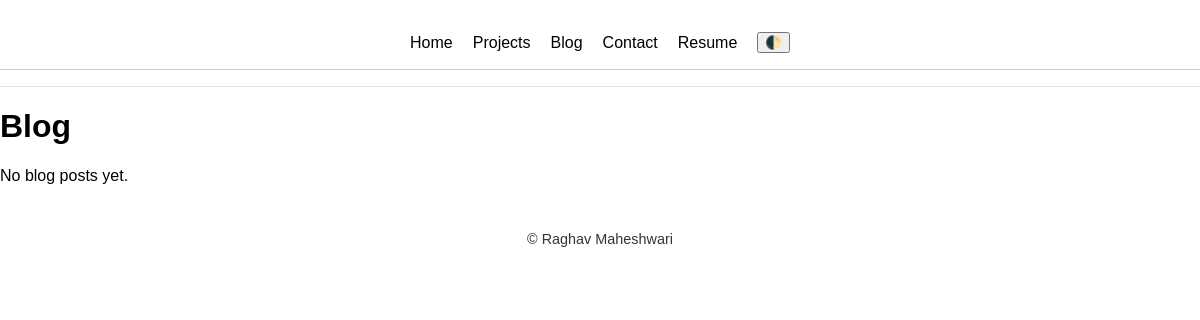
The page /blog/ on the database as committed earlier.
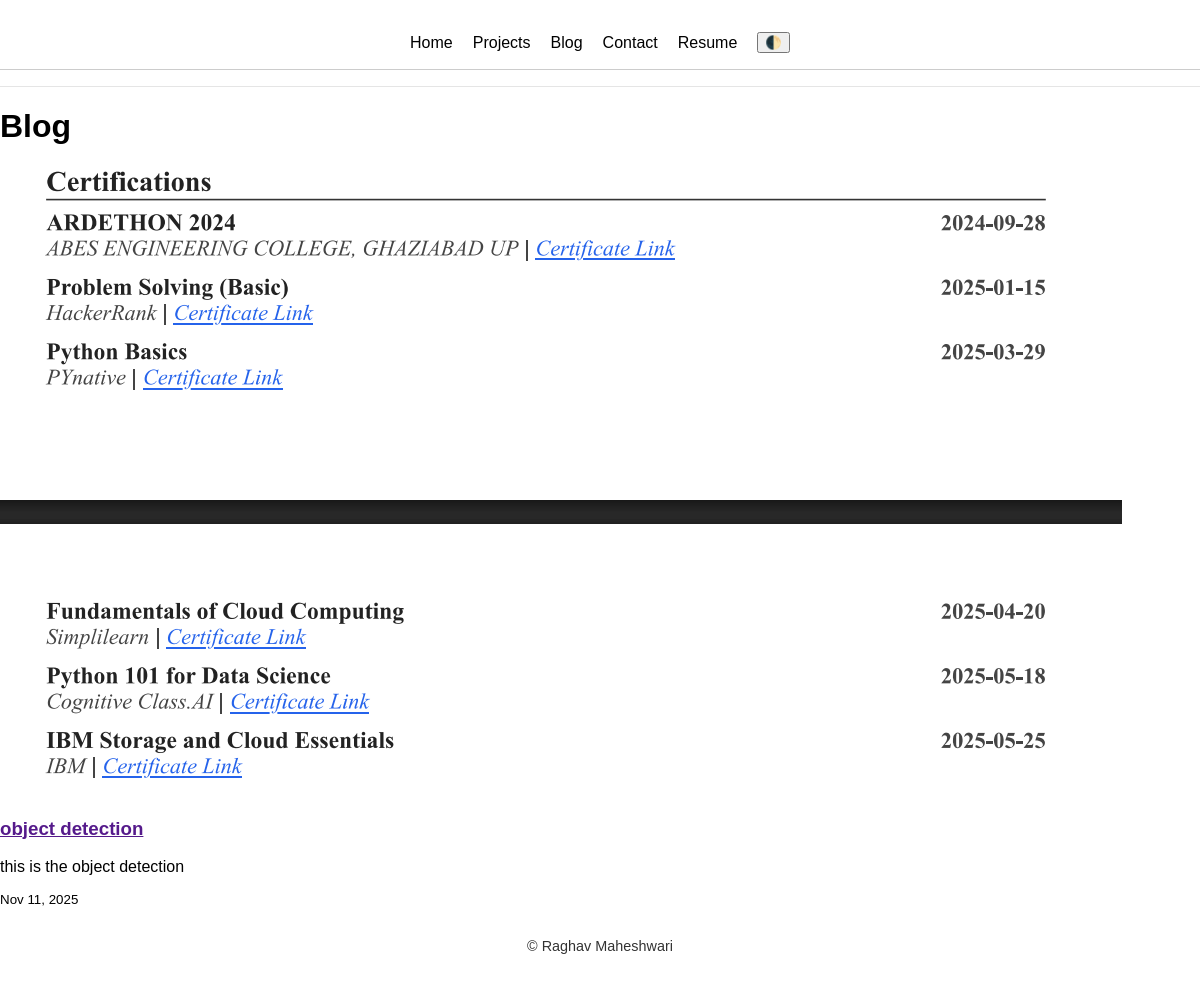
The same page on the database as committed later.
### blog/models.py (models this page shows, shortened)
class BlogPost(models.Model):
    title = models.CharField(max_length=200)
    subtitle = models.CharField(max_length=200, blank=True)
    external_url = models.URLField(blank=True)
    published_at = models.DateTimeField(auto_now_add=True)
    is_published = models.BooleanField(default=True)
    thumbnail = models.ImageField(upload_to='blog/thumbnails/', blank=True)

### blog/views.py (the view)
# urls.py: path('', views.blog_list, name='blog_list'),
def blog_list(request):
    post = BlogPost.objects.filter(is_published = True).order_by('published_at')
    return render(request, 'blog/list.html', {'posts': post})

### templates/blog/list.html (shortened to what this page needs)
{% extends 'base.html' %}
{% block content %}
<h1>Blog</h1>
<div class="grid blog-grid">
  {% for post in posts %}
  <article class="card blog-card">
    {% if post.thumbnail %}
      <a href="{{ post.external_url }}" target="_blank"><img src="{{ post.thumbnail.url }}" class="card-img"></a>
    {% endif %}
    <div class="card-body">
      <h3><a href="{{ post.external_url }}" target="_blank">{{ post.title }}</a></h3>
      <p class="muted">{{ post.subtitle|default:"" }}</p>
      <small class="muted">{{ post.published_at|date:"M j, Y" }}</small>
    </div>
  </article>
  {% empty %}<p>No blog posts yet.</p>{% endfor %}
</div>
{% endblock %}

### templates/base.html (shortened to what this page needs)
{% load static %}
<link rel="stylesheet" href="{% static 'css/base.css' %}">
<!DOCTYPE html>
<html lang="en" data-theme="light">
<head>
  <link rel="stylesheet" href="{% static 'css/style.css' %}">
</head>
<body>
  <header>
    <nav class="nav">
      <a href="/">Home</a>
      <a href="/projects/">Projects</a>
      <a href="/blog/">Blog</a>
      <a href="/contact/">Contact</a>
      <a href="{% static 'Raghav_Resume.pdf' %}" download>Resume</a>
      <button id="theme-toggle">🌓</button>
    </nav>
  </header>
  <main>
    {% block content %}{% endblock %}
  </main>
  <footer>
    <p>© {{ now|date:"Y" }} Raghav Maheshwari</p>
  </footer>
</body>
</html>

### static/css/base.css (style rules this page uses)
:root { --primary: #0077ff; --bg-light: #ffffff; --bg-dark: #0d1117; --text-light: #000; --text-dark: #f0f0f0; --card-bg-light: #f9f9f9; --card-bg-dark: #1c1f26; }
[data-theme='light'] { background-color: var(--bg-light); color: var(--text-light); }
body { margin: 0; font-family: 'Poppins', sans-serif; transition: background 0.3s, color 0.3s; }
header { padding: 1rem 0; border-bottom: 1px solid rgba(0, 0, 0, 0.1); }
.nav { display: flex; justify-content: center; gap: 20px; align-items: center; }
.nav a { text-decoration: none; color: inherit; font-weight: 500; }
footer { text-align: center; padding: 1rem 0; opacity: 0.8; font-size: 0.9rem; }

### static/css/style.css (style rules this page uses)
:root { --bg-light: #fff; --bg-dark: #0d1117; --text-light: #000; --text-dark: #f0f0f0; }
[data-theme='light'] { background: var(--bg-light); color: var(--text-light); }
.nav { display: flex; justify-content: center; gap: 20px; padding: 1rem; border-bottom: 1px solid #ccc; }
.nav a { text-decoration: none; color: inherit; }

Rows that differ between the two databases and show on the page:
added BlogPost: thumbnail (picture), title "object detection", subtitle "this is the object detection", published_at "Nov 11, 2025"
Other text that changed with them:
text no longer shown: "No blog posts yet."
